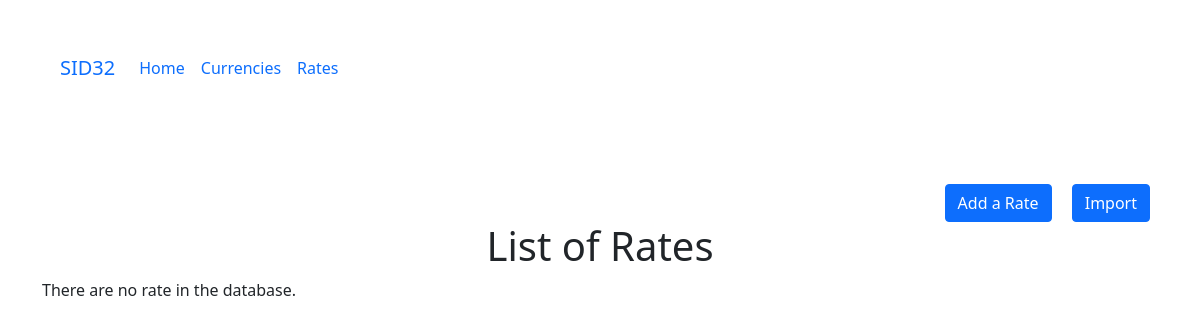
Before: /rate/ with the older database file.
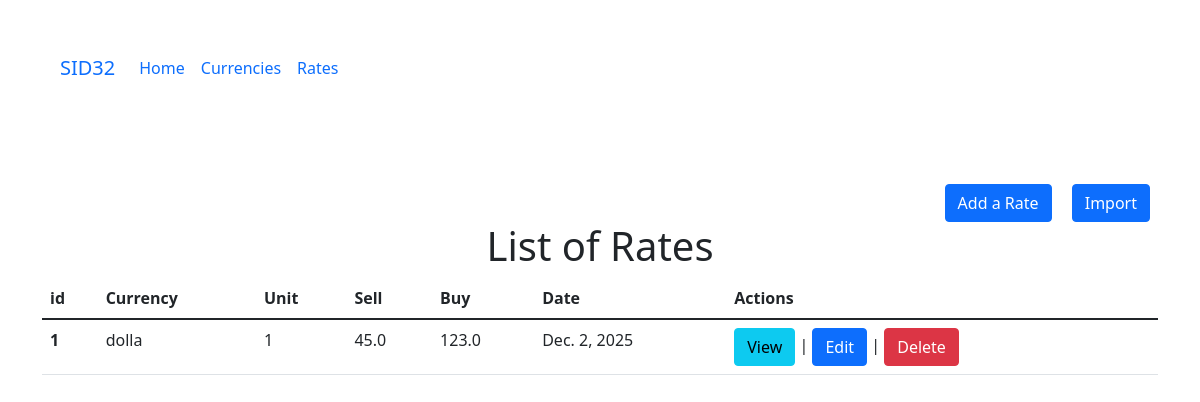
After: the same page with the newer database file.
### tx/models.py (models this page shows, shortened)
class Rate(models.Model):
    unit = models.IntegerField()
    sell = models.FloatField()
    buy = models.FloatField()
    date = models.DateField()
    currency = models.ForeignKey(Currency, on_delete=models.CASCADE)
    class Meta:
        ordering = ['-id']

class Currency(models.Model):
    code = models.CharField(max_length=5, unique=True)
    label = models.CharField(max_length=255)
    class Meta:
        ordering = ['-code']

### tx/views.py (the view)
# urls.py: path('rate/', views.RateList.as_view(), name='rate_list'),
class RateList(ListView):
    model = Rate
    template_name = 'rate_list.html'

### tx/templates/rate_list.html (shortened to what this page needs)
{% extends "base.html" %}
{% block content %}
<div class="text-end pt-5"> <a href="/rate/add" class="btn btn-primary mx-2">Add a Rate</a> <a href="/import/rate" class="btn btn-primary mx-2">Import</a></div>
<h1 class="text-center">List of Rates</h1>
{% if rate_list %}
<table class="table">
    <thead>
      <tr>
        <th scope="col">id</th>
        <th scope="col">Currency</th>
        <th scope="col">Unit</th>
        <th scope="col">Sell</th>
        <th scope="col">Buy</th>
        <th scope="col">Date</th>
        <th scope="col">Actions</th>
      </tr>
    </thead>
    <tbody>
        {% for w in rate_list %}
      <tr>
        <th scope="row">{{ w.id }}</th>
        <td>{{ w.currency.code }}</td>
        <td>{{ w.unit }}</td>
        <td>{{ w.sell }}</td>
        <td>{{ w.buy }}</td>
        <td>{{ w.date }}</td>
        <td>
          <a href="/rate/{{ w.id }}" class="btn btn-info">View</a> | <a href="/rate/update/{{ w.id }}" class="btn btn-primary">Edit</a> | <a href="/rate/delete/{{ w.id }}" class="btn btn-danger">Delete</a>
        </td>
      </tr>
      {% endfor %}
    </tbody>
  </table>
{% else %}
  <p>There are no rate in the database.</p>
{% endif %}
{% endblock %}

### tx/templates/base.html (shortened to what this page needs)
<!doctype html>
<html lang="en">
  {% load static %}
  <head>
    <link href="https://cdn.jsdelivr.net/npm/bootstrap@5.1.3/dist/css/bootstrap.min.css" rel="stylesheet">
  </head>
  <body>
    <nav class="navbar navbar-expand-lg bg-body-tertiary p-5">
      <div class="container-fluid">
        <a class="navbar-brand" href="#">SID32</a>
        <div class="collapse navbar-collapse" id="navbarNav">
          <ul class="navbar-nav">
            <li class="nav-item">
              <a class="nav-link active" aria-current="page" href="/">Home</a>
            </li>
            <li class="nav-item">
              <a class="nav-link" href="/currency">Currencies</a>
            </li>
            <li class="nav-item">
              <a class="nav-link" href="/rate">Rates</a>
            </li>
          </ul>
        </div>
      </div>
    </nav>
      <div class="container">
        {% block content %}{% endblock %}
      </div>
  </body>
</html>

Changed rows visible on the page:
added Rate: id "1", currency.code "dolla", unit "1", sell "45.0", buy "123.0", date "Dec. 2, 2025"
Other visible differences:
text no longer shown: "There are no rate in the database."
text now shown: "id Currency Unit Sell Buy Date Actions"
